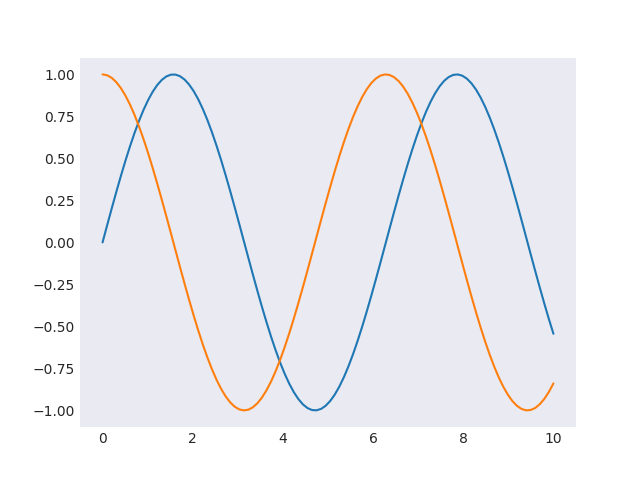

The Python source for this figure:
import matplotlib.pyplot as plt
import numpy as np


plt.style.use('seaborn-v0_8-dark')
print(plt.style.available)

#x is indepentent variable 
x_vals = np.linspace(0,10,100)

#line plots are good when graphing functions
plt.plot(x_vals, np.sin(x_vals))
plt.plot(x_vals, np.cos(x_vals))

#plt.show()

plt.savefig('lineplot.png')

#alt use figure
fig = plt.figure()
ax = plt.axes()

ax.plot(x_vals, np.tan(x_vals), color='red')

fig.savefig('lineplot2.png')